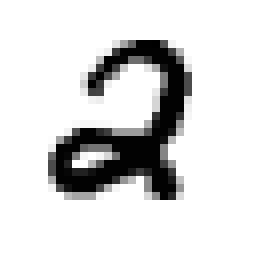
#> input picture Pic/01.png, 32 x 32 px (shown 8 times larger)
$ python lenet5_2.py   (older library calls are emulated)
#> lines starting #> are read from the running program, lines starting #| are printed output that depends on the picture
### EyerissF.py
import numpy as np
import conf
from PE import PE
from Activiation import Relu

class EyerissF:
    GlobalBuffer = conf.SRAMSize
    EyerissWidth = conf.EyerissWidth
    EyerissHeight = conf.EyerissHeight

    def __init__(self):
        self.__InitPEs__()

    # [9 lines left out: function Conv2d, not called in this run]

    def __InitPEs__(self, PEsWidth=conf.EyerissWidth, PEsHeight=conf.EyerissHeight):
#> called with PEsWidth = 14, PEsHeight = 12
        self.PEArray = list()
        for x in range(0, PEsHeight):
            self.PEArray.append(list())
            for y in range(0, PEsWidth):
                self.PEArray[x].append(PE())

    # [160 lines left out: functions __SetALLPEsState__, __SetPEsRunningState__, __SetALLPEImgNumAndFltNum__, __DataDeliver__, __run__, __PsumTransport__ and 4 more, not called in this run]

### Compiler.py
import conf
from IOCompression import *

class Compiler:

    def __init__(self, EyerissF):
        self.EyerissF = EyerissF

    # [8 lines left out: function input, not called in this run]

    def __SetPicAndFlt__(self, Picture, FilterWeight):
        self.Picture = Picture
        self.FilterWeight = FilterWeight

    def __SetPhysicalMapping__(self, mapping):
        self.mapping = mapping

    def __SetReturnImgs__(self, ReturnImgs):
        self.ReturnImgs = ReturnImgs

    def GetReturnImgs(self):
        r = OutputCompress(self.ReturnImgs)
        return r

    # [152 lines left out: functions Con2LogicalMapping, Con2PhysicalMapping, Conv2d, Reverse, __FmapReuse__, __FilterReuse__ and 3 more, not called in this run]


# [2 lines that do not run on import are left out]

### PE.py
import numpy as np
import conf


class PE:
    PEBuffer = conf.PEBuffer
    PEState = conf.ClockGate

    def __init__(self):
        self.SetFilterWeight((0, 0))
        self.SetImageRow((0, 0))

    def SetPEState(self, State):
        self.PEState = State

    def SetFilterWeight(self, FilterWeight):
        self.FilterWeight = FilterWeight

    def SetImageRow(self, ImageRow):
        self.ImageRow = ImageRow

    def SetPEImgAndFlt(self, ImageNum, FilterNum):
        self.ImageNum = ImageNum
        self.FilterNum = FilterNum

    def __SetPsum__(self, Psum):
        self.Psum = Psum

    # [55 lines left out: functions __Conv1d__, __Conv__, CountPsum, not called in this run]

### lenet5_2.py
from Compiler import Compiler
from EyerissF import EyerissF as EF
import IOCompression
import matplotlib.pyplot as plt
import skimage.io as io
from Pooling import *
from Extension import *

ef = EF()
cp = Compiler(ef)

Pic = []
pic = io.imread("Pic/01.png", as_grey=True)
#> pic is the input picture: shape (32, 32); min 0, max 255, mean 216.6
pic = 255 - pic
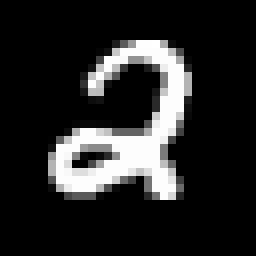
#> pic: shape (32, 32) (shown 8 times larger); min 0, max 255, mean 38.4
Pic.append(pic)

# PicSave(Pic,"Input.png")
# plt.imshow(pic)
# plt.show()

Flt = []
#> (the run stopped early here; a loop or call above may not have finished)
